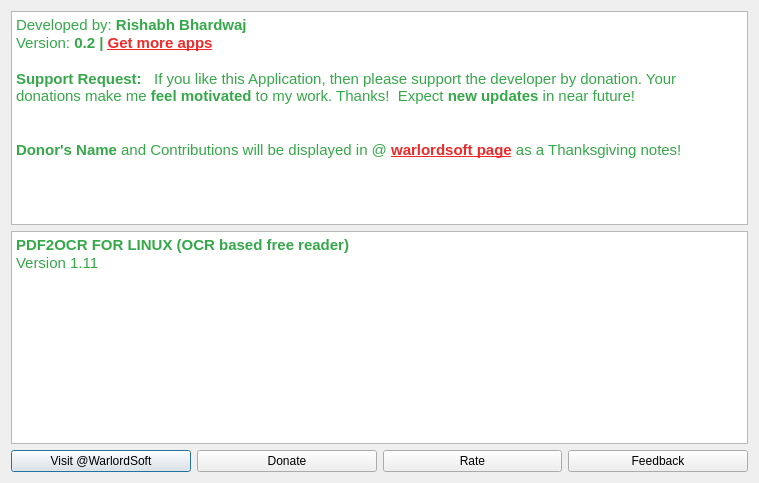
<?xml version="1.0" encoding="UTF-8"?>
<ui version="4.0">
 <class>Dialog</class>
 <widget class="QDialog" name="Dialog">
  <property name="geometry">
   <rect>
    <x>0</x>
    <y>0</y>
    <width>759</width>
    <height>483</height>
   </rect>
  </property>
  <property name="windowTitle">
   <string>Dialog</string>
  </property>
  <layout class="QVBoxLayout" name="verticalLayout_2">
   <item>
    <layout class="QVBoxLayout" name="verticalLayout">
     <item>
      <widget class="QTextBrowser" name="developer_info">
       <property name="enabled">
        <bool>true</bool>
       </property>
       <property name="sizePolicy">
        <sizepolicy hsizetype="Expanding" vsizetype="Expanding">
         <horstretch>0</horstretch>
         <verstretch>0</verstretch>
        </sizepolicy>
       </property>
       <property name="styleSheet">
        <string notr="true"/>
       </property>
       <property name="verticalScrollBarPolicy">
        <enum>Qt::ScrollBarAlwaysOff</enum>
       </property>
       <property name="horizontalScrollBarPolicy">
        <enum>Qt::ScrollBarAlwaysOff</enum>
       </property>
       <property name="readOnly">
        <bool>true</bool>
       </property>
       <property name="html">
        <string>&lt;!DOCTYPE HTML PUBLIC &quot;-//W3C//DTD HTML 4.0//EN&quot; &quot;http://www.w3.org/TR/REC-html40/strict.dtd&quot;&gt;
&lt;html&gt;&lt;head&gt;&lt;meta name=&quot;qrichtext&quot; content=&quot;1&quot; /&gt;&lt;style type=&quot;text/css&quot;&gt;
p, li { white-space: pre-wrap; }
&lt;/style&gt;&lt;/head&gt;&lt;body style=&quot; font-family:'Ubuntu'; font-size:11pt; font-weight:400; font-style:normal;&quot;&gt;
&lt;p style=&quot; margin-top:0px; margin-bottom:0px; margin-left:0px; margin-right:0px; -qt-block-indent:0; text-indent:0px;&quot;&gt;&lt;img src=&quot;:/myresource/resource/icons8-male-user-96.png&quot; height=&quot;50&quot; /&gt;&lt;/p&gt;
&lt;p style=&quot; margin-top:0px; margin-bottom:0px; margin-left:0px; margin-right:0px; -qt-block-indent:0; text-indent:0px;&quot;&gt;&lt;span style=&quot; color:#35a849;&quot;&gt;Developed by: &lt;/span&gt;&lt;span style=&quot; font-weight:600; color:#35a849;&quot;&gt;Rishabh Bhardwaj&lt;/span&gt;&lt;/p&gt;
&lt;p style=&quot; margin-top:0px; margin-bottom:0px; margin-left:0px; margin-right:0px; -qt-block-indent:0; text-indent:0px;&quot;&gt;&lt;span style=&quot; color:#35a849;&quot;&gt;Version: &lt;/span&gt;&lt;span style=&quot; font-weight:600; color:#35a849;&quot;&gt;0.2 | &lt;/span&gt;&lt;a href=&quot;https://snapcraft.io/search?q=rishabh&quot;&gt;&lt;span style=&quot; font-weight:600; text-decoration: underline; color:#ef2929;&quot;&gt;Get more apps&lt;/span&gt;&lt;/a&gt;&lt;/p&gt;
&lt;p style=&quot;-qt-paragraph-type:empty; margin-top:0px; margin-bottom:0px; margin-left:0px; margin-right:0px; -qt-block-indent:0; text-indent:0px; color:#35a849;&quot;&gt;&lt;br /&gt;&lt;/p&gt;
&lt;p style=&quot; margin-top:0px; margin-bottom:0px; margin-left:0px; margin-right:0px; -qt-block-indent:0; text-indent:0px;&quot;&gt;&lt;span style=&quot; font-weight:600; color:#35a849;&quot;&gt;Support Request:&lt;/span&gt;&lt;span style=&quot; color:#35a849;&quot;&gt;   If you like this Application, then please support the developer by donation. Your donations make me &lt;/span&gt;&lt;span style=&quot; font-weight:600; color:#35a849;&quot;&gt;feel motivated&lt;/span&gt;&lt;span style=&quot; color:#35a849;&quot;&gt; to my work. Thanks!  Expect &lt;/span&gt;&lt;span style=&quot; font-weight:600; color:#35a849;&quot;&gt;new updates&lt;/span&gt;&lt;span style=&quot; color:#35a849;&quot;&gt; in near future!&lt;/span&gt;&lt;/p&gt;
&lt;p style=&quot;-qt-paragraph-type:empty; margin-top:0px; margin-bottom:0px; margin-left:0px; margin-right:0px; -qt-block-indent:0; text-indent:0px; color:#35a849;&quot;&gt;&lt;br /&gt;&lt;/p&gt;
&lt;p style=&quot;-qt-paragraph-type:empty; margin-top:0px; margin-bottom:0px; margin-left:0px; margin-right:0px; -qt-block-indent:0; text-indent:0px; color:#35a849;&quot;&gt;&lt;br /&gt;&lt;/p&gt;
&lt;p style=&quot; margin-top:0px; margin-bottom:0px; margin-left:0px; margin-right:0px; -qt-block-indent:0; text-indent:0px;&quot;&gt;&lt;span style=&quot; font-weight:600; color:#35a849;&quot;&gt;Donor's Name&lt;/span&gt;&lt;span style=&quot; color:#35a849;&quot;&gt; and Contributions will be displayed in @ &lt;/span&gt;&lt;a href=&quot;https://warlordsoftwares.in/warlord_soft/our_contributors/&quot;&gt;&lt;span style=&quot; font-weight:600; text-decoration: underline; color:#ef2929;&quot;&gt;warlordsoft page&lt;/span&gt;&lt;/a&gt;&lt;span style=&quot; color:#35a849;&quot;&gt; as a Thanksgiving notes!&lt;/span&gt;&lt;/p&gt;
&lt;p style=&quot;-qt-paragraph-type:empty; margin-top:0px; margin-bottom:0px; margin-left:0px; margin-right:0px; -qt-block-indent:0; text-indent:0px; color:#35a849;&quot;&gt;&lt;br /&gt;&lt;/p&gt;
&lt;p style=&quot;-qt-paragraph-type:empty; margin-top:0px; margin-bottom:0px; margin-left:0px; margin-right:0px; -qt-block-indent:0; text-indent:0px; color:#35a849;&quot;&gt;&lt;br /&gt;&lt;/p&gt;&lt;/body&gt;&lt;/html&gt;</string>
       </property>
       <property name="openExternalLinks">
        <bool>true</bool>
       </property>
      </widget>
     </item>
     <item>
      <layout class="QVBoxLayout" name="verticalLayout_3">
       <item>
        <widget class="QTextBrowser" name="textBrowser">
         <property name="html">
          <string>&lt;!DOCTYPE HTML PUBLIC &quot;-//W3C//DTD HTML 4.0//EN&quot; &quot;http://www.w3.org/TR/REC-html40/strict.dtd&quot;&gt;
&lt;html&gt;&lt;head&gt;&lt;meta name=&quot;qrichtext&quot; content=&quot;1&quot; /&gt;&lt;style type=&quot;text/css&quot;&gt;
p, li { white-space: pre-wrap; }
&lt;/style&gt;&lt;/head&gt;&lt;body style=&quot; font-family:'Ubuntu'; font-size:11pt; font-weight:400; font-style:normal;&quot;&gt;
&lt;p style=&quot; margin-top:0px; margin-bottom:0px; margin-left:0px; margin-right:0px; -qt-block-indent:0; text-indent:0px;&quot;&gt;&lt;img src=&quot;:/myresource/resource/pdf2go.png&quot; height=&quot;50&quot; /&gt;&lt;/p&gt;
&lt;p style=&quot; margin-top:0px; margin-bottom:0px; margin-left:0px; margin-right:0px; -qt-block-indent:0; text-indent:0px;&quot;&gt;&lt;span style=&quot; font-weight:600; color:#35a849;&quot;&gt;PDF2OCR FOR LINUX (OCR based free reader)&lt;/span&gt;&lt;/p&gt;
&lt;p style=&quot; margin-top:0px; margin-bottom:0px; margin-left:0px; margin-right:0px; -qt-block-indent:0; text-indent:0px;&quot;&gt;&lt;span style=&quot; color:#35a849;&quot;&gt;Version 1.11&lt;/span&gt;&lt;/p&gt;&lt;/body&gt;&lt;/html&gt;</string>
         </property>
         <property name="openExternalLinks">
          <bool>true</bool>
         </property>
        </widget>
       </item>
      </layout>
     </item>
     <item>
      <layout class="QHBoxLayout" name="horizontalLayout_14">
       <item>
        <widget class="QPushButton" name="warlordsoft_button">
         <property name="cursor">
          <cursorShape>PointingHandCursor</cursorShape>
         </property>
         <property name="styleSheet">
          <string notr="true"/>
         </property>
         <property name="text">
          <string>Visit @WarlordSoft</string>
         </property>
         <property name="icon">
          <iconset resource="resource.qrc">
           <normaloff>:/myresource/resource/link.png</normaloff>:/myresource/resource/link.png</iconset>
         </property>
        </widget>
       </item>
       <item>
        <widget class="QPushButton" name="donate_button">
         <property name="cursor">
          <cursorShape>PointingHandCursor</cursorShape>
         </property>
         <property name="styleSheet">
          <string notr="true"/>
         </property>
         <property name="text">
          <string>Donate</string>
         </property>
         <property name="icon">
          <iconset resource="resource.qrc">
           <normaloff>:/myresource/resource/paypal.png</normaloff>:/myresource/resource/paypal.png</iconset>
         </property>
        </widget>
       </item>
       <item>
        <widget class="QPushButton" name="rate_button">
         <property name="cursor">
          <cursorShape>PointingHandCursor</cursorShape>
         </property>
         <property name="styleSheet">
          <string notr="true"/>
         </property>
         <property name="text">
          <string>Rate</string>
         </property>
         <property name="icon">
          <iconset resource="resource.qrc">
           <normaloff>:/myresource/resource/facebook-like.png</normaloff>:/myresource/resource/facebook-like.png</iconset>
         </property>
        </widget>
       </item>
       <item>
        <widget class="QPushButton" name="feedback_button">
         <property name="cursor">
          <cursorShape>PointingHandCursor</cursorShape>
         </property>
         <property name="styleSheet">
          <string notr="true"/>
         </property>
         <property name="text">
          <string>Feedback</string>
         </property>
         <property name="icon">
          <iconset resource="resource.qrc">
           <normaloff>:/myresource/resource/person-growth.png</normaloff>:/myresource/resource/person-growth.png</iconset>
         </property>
        </widget>
       </item>
      </layout>
     </item>
    </layout>
   </item>
  </layout>
 </widget>
 <resources>
  <include location="resource.qrc"/>
 </resources>
 <connections/>
</ui>
